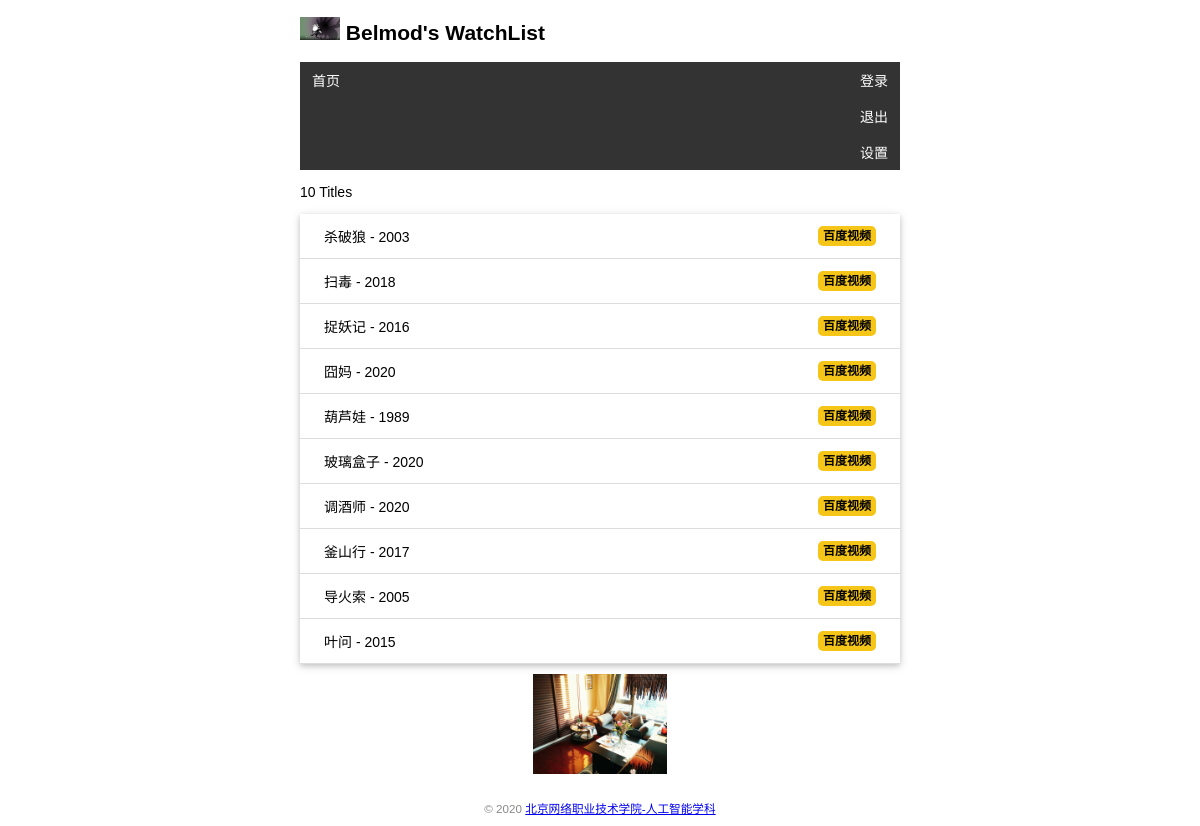
The page / on the database its author committed.
### app.py (models this page shows, shortened)
class User(db.Model,UserMixin):
    id = Column(Integer,primary_key=True) # 主键
    name = Column(String(20))
    username = Column(String(20))   # 用户名
    password_hash = Column(String(128)) #密码散列值

class Movie(db.Model):
    id = Column(Integer,primary_key=True) # 主键
    title = Column(String(60))
    year = Column(String(4))

### app.py (the view, shortened to what this page needs)
@app.route('/',methods=['GET','POST'])
def index():
	movies = Movie.query.all()
	return render_template('index.html',movies=movies)

### app.py (called while the page is built)
@app.context_processor  # 模板上下文处理函数
def inject_user():
	user = User.query.first()
	return dict(user=user)

### templates/index.html (shortened to what this page needs)
{% extends 'base.html' %}
{% block content %}
<p>{{ movies|length }} Titles</p >
<ul class='movie-list'>
    {% for movie in movies %}
    <li>
        {{ movie.title }} - {{ movie.year }}
        <span class='float-right'>
            <a class='vbd' href="http://v.baidu.com/v?word={{ movie.title }}&ct=301989888&rn=67&pn=0&db=0&s=0&fbl=800&ie=utf-8&oq=nnkd&f=3&rsp=0" target='_blank'
                title="在IMDB中查找此电影">百度视频</a>
        </span>
    </li>
    {% endfor %}
</ul>
<img class='hulu' src="{{ url_for('static',filename='images/2.jpg') }}" alt="">
{% endblock %}

### templates/base.html (shortened to what this page needs)
<!DOCTYPE html>
<html lang="en">
<head>
    {% block head %}
    <link rel="stylesheet" type="" href="{{ url_for('static',filename='style.css') }}">
    {% endblock %}
</head>
<body>
    <h2>
        <img class='avatar' src="{{ url_for('static',filename='images/1001.jpg') }}" alt="头像">
        {{ user.name }}'s WatchList
    </h2>
    <nav>
        <ul>
            <li>
                <a href="{{ url_for('index') }}">首页</a>
            </li>
            <li style="float:right">
                <a href="{{ url_for('login') }}">登录</a>
                <a href="{{ url_for('logout') }}">退出</a>
                <a href="{{ url_for('settings') }}">设置</a>
            </li>
        </ul>
    </nav>
    {% block content %}{% endblock %}
    <footer>
        <small>&copy; 2020 <a href=" ">北京网络职业技术学院-人工智能学科</a></small>
    </footer>
</body>

### static/style.css (style rules this page uses)
body { max-width: 600px; margin: auto; font-size:14px; font-family: Arial, Helvetica, sans-serif; }
footer { color: #888888; margin-top: 15px; text-align: center; padding: 10px; }
.avatar { width: 40px; }
.movie-list { list-style: none; padding: 0; margin-bottom: 10px; box-shadow: 0 2px 5px 0 rgba(0, 0, 0, 0.16),0 2px 10px 0 rgba(0, 0, 0, 0.12); }
.movie-list li { padding: 12px 24px; border-bottom: 1px solid #ddd; }
.hulu { display: block; margin: 0 auto; height: 100px; }
nav ul { list-style: none; margin: 0; padding: 0; overflow: hidden; background: #333333 }
nav li { float: left; }
nav li a { display: block; color: white; text-align: center; padding: 8px 12px; text-decoration: none }
.float-right { float: right; }
.vbd { font-size: 12px; font-weight: bold; color: black; text-decoration: none; background: #f5c518; border-radius: 5px; padding: 3px 5px; }

### rows shown on the page
User: name "Belmod"
Movie: title "杀破狼", year "2003"
Movie: title "扫毒", year "2018"
Movie: title "捉妖记", year "2016"
Movie: title "囧妈", year "2020"
Movie: title "葫芦娃", year "1989"
Movie: title "玻璃盒子", year "2020"
Movie: title "调酒师", year "2020"
Movie: title "釜山行", year "2017"
Movie: title "导火索", year "2005"
Movie: title "叶问", year "2015"

### other values the page prints
{{ movies|length }} "10"
